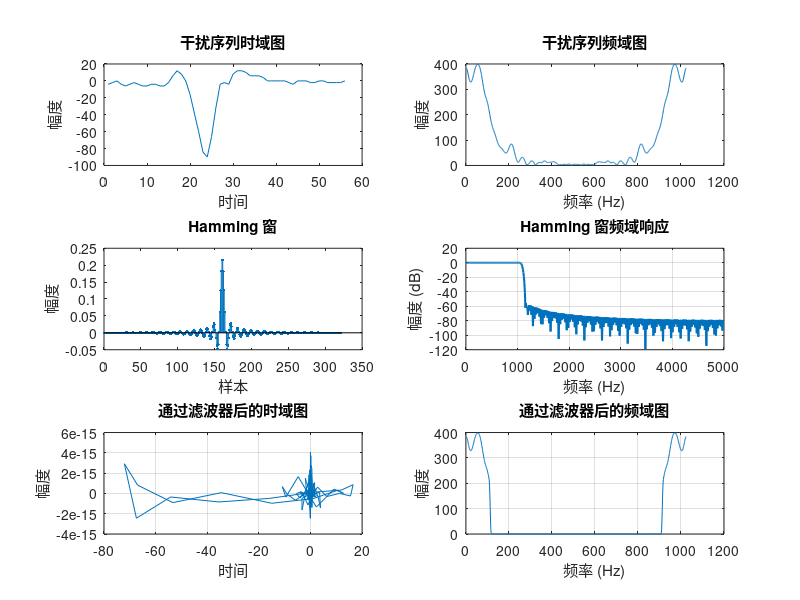

Source code (MATLAB):
clc;
clear;

% 给定设计指标
fp = 1000;  % 通带截止频率 (Hz)
fs = 1200;  % 阻带截止频率 (Hz)
Fs = 10000; % 采样频率 (Hz)
rs = 100;   % 阻带最小衰减 (dB)
rp = 1;     % 通带最大衰减 (dB)

% 计算归一化频率
wp = 2 * pi * fp / Fs;  % 通带截止频率（归一化）
ws = 2 * pi * fs / Fs;  % 阻带截止频率（归一化）

% 过渡带宽度
B = ws - wp;

% 根据过渡带宽度计算滤波器阶数 N
M = ceil((rs - 8) / (2.285 * B));  % FIR 滤波器阶数
wc = (wp + ws) / 2 / pi;  % 截止频率

% 创建一个有干扰频率的时域序列
x = [-4, -2, 0, -4, -6, -4, -2, -4, -6, -6, -4, -4, -6, -6, -2, 6, 12, 8, 0, -16, -38, -60, -84, -90, -66, -32, -4, -2, -4, 8, 12, 12, 10, 6, 6, 6, 4, 0, 0, 0, 0, 0, -2, -4, 0, 0, 0, -2, -2, 0, 0, -2, -2, -2, -2, 0]; 

% 画出干扰序列的时域图
subplot(3, 2, 1);
plot(x);
title('干扰序列时域图');
xlabel('时间');
ylabel('幅度');

% 对干扰序列进行 FFT 变换
y = fft(x, 1024);

% 画出干扰序列的频域图
subplot(3, 2, 2);
plot(abs(y));
title('干扰序列频域图');
xlabel('频率 (Hz)');
ylabel('幅度');

% 使用 Hamming 窗生成滤波器系数
hn1 = fir1(M, wc, hamming(M + 1));  % 求 Hamming 窗滤波器系数

% 绘制 Hamming 窗滤波器系数
N = length(hn1) - 1;
n = 0:N;
subplot(3, 2, 3);
stem(n, hn1, '.');
title('Hamming 窗');
xlabel('样本');
ylabel('幅度');

% 计算并绘制滤波器的频率响应
[Hw, w] = freqz(hn1);
subplot(3, 2, 4);
plot(w * Fs / (2 * pi), 20 * log10(abs(Hw)), 'LineWidth', 1.5);
grid on;
title('Hamming 窗频域响应');
xlabel('频率 (Hz)');
ylabel('幅度 (dB)');

% 通过滤波器处理干扰序列
hn2 = ifft(fft(hn1, 1024) .* fft(x, 1024), 1024);

% 绘制通过滤波器后的时域图
subplot(3, 2, 5);
plot(hn2);
title('通过滤波器后的时域图');
xlabel('时间');
ylabel('幅度');
grid on;

% 对滤波后的信号进行 FFT 变换
hn3 = fft(hn2);

% 绘制通过滤波器后的频域图
subplot(3, 2, 6);
plot(abs(hn3));
title('通过滤波器后的频域图');
xlabel('频率 (Hz)');
ylabel('幅度');
grid on;

% 计算 FIR 滤波器的频响 dB 值
db = 20 * log10((abs(hn3) + eps) / max(abs(hn3)));

% 计算通带波动（Passband Ripple）和阻带衰减（Stopband Attenuation）
delta_w = 2 * pi / 1000;  % 将 2*pi 等分 1000 份

% 计算通带波动（Passband Ripple）
Rp1 = -min(db(1:ceil(wp / delta_w) + 1));  % 通带波动（dB）

% 计算阻带衰减（Stopband Attenuation）
As1 = -max(db(ceil(ws / delta_w) + 1:501));  % 阻带衰减（dB）

% 显示结果
disp(['通带波动 (Passband Ripple): ', num2str(Rp1), ' dB']);
disp(['阻带衰减 (Stopband Attenuation): ', num2str(As1), ' dB']);
